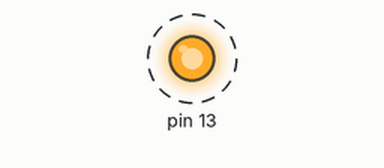
Recording of a sketch running on a simulated Arduino Uno, built with avr-gcc and run on an emulated ATmega328P. On the bench: output pins drawn as LEDs (lit = HIGH). Dashed ring = blinking. The modem accepts every AT command (registered, SIM ready, sends succeed) and sends nothing else; what the sketch prints to the serial monitor is not drawn.

Above: at 0.19 s.
Timing chart, 0 to 3.1 s (numbered marks = the images above):
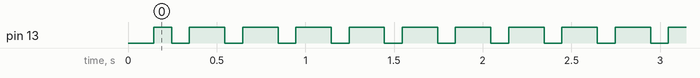

Measured:
- by itself, pin 13: alternates HIGH for 0.20 s and LOW for 0.10 s

The sketch:

esp8266WifiControl.ino
```cpp
//////////test code for esp8266 wifi
#include <SoftwareSerial.h>
SoftwareSerial espSerial(2, 3); // RX, TX
char OK[2]="";

/*
 * function to check if the config of the esp8266 succeeded
 * OO: i am a little unsure how this is supposed to work though
 */
void OK_config()
{
 while(1)
  {
   OK[0]=espSerial.read();
   if(OK[0]=='O')
     {
      OK[1]=espSerial.read();
      if(OK[1]=='K')
        {
        break;
        }
     }
   delay(20);
   }
}
/*
 * set up the wifi module (esp8266)
 */
void esp8266_config()
{
  Serial.println("AT+RST");
  delay(100);
  espSerial.println("AT+RST");   //This will reset the wifi module. Its good practice to reset it before or after it has been programmed.
  OK_config();
  Serial.println("level 1:");
  //this should mention the firmware version installed on the ESP8266. (Optional)
  //@oomp: not sure this actually works at this point, maybe I should move it to the loop
  //espSerial.println("AT+GMR");
  //OK_config();
  Serial.println("2:");
  //mySerial.println("AT+CWLAP");   //This will detect the Access points and their signal strengths available in the area.
  //OK_config();
  Serial.println("3:");
  //espSerial.println("AT+CWJAP=\"Yellow Submarine\",\"@chterhoek!\"");   //This connects the ESP8266 to the specified SSID in the AT command mentioned in the previous code.
  espSerial.println("AT+CWJAP=\"Ip0ne\",\"Da!5h0gu\"");   //This connects the ESP8266 to the specified SSID in the AT command mentioned in the previous code.
  //OK_config();
  Serial.println("4:");
  //OK_config();
  Serial.println("5:");
  //espSerial.println("AT+CWMODE=1");   //set the mode
  //OK_config();
  Serial.println("6:");
  //espSerial.println("AT+RST");   //reset the esp
  //Serial.println("AT+RST");   //reset the esp
  //OK_config();
  //mySerial.println("AT+CWMODE_DEF=3");   //set the current Wi-Fi mode and save to Flash
  //OK_config();
 // espSerial.println("AT+CIPMUX=1");       //multiple connection   default port=333
  //OK_config();
  //espSerial.println("AT+CIPSERVER=1");    //build TCP Server

  //OK_config();

  espSerial.println("AT+CIFSR");   //This will display the ESP8266’s obtained IP address.
  Serial.println("Initialized the server!");

  digitalWrite(13,HIGH);
  //OK_config();                          //wait Client to send OK; access to Client
}
///////////////////////////////////////////////////////////////////////
void setup()
{
  Serial.begin(115200);
  espSerial.begin(115200);
  pinMode(13,OUTPUT);
  digitalWrite(13,LOW);
  /*
  * looks like this setup function is called only once, correctly
  */
  esp8266_config();
}

void loop()
{
    //http://www.martyncurrey.com/arduino-to-esp8266-serial-commincation/
   // listen for communication from the ESP8266 and then write it to the serial monitor
    if ( espSerial.available() )   {  Serial.write( espSerial.read() );  }

    // listen for user input and send it to the ESP8266
    if ( Serial.available() )       {  espSerial.write( Serial.read() );  }

 //mySerial.println("AT+CIPSEND=0,9");
 //espSerial.println("AT+CIFSR");
 //Serial.println("AT+CIFSR");
 //Serial.println(mySerial.println("AT+CIFSR"));
 delay(100);
 //espSerial.println("arduino");
 //Serial.println("arduino");
 digitalWrite(13,LOW);
 delay(100);
 digitalWrite(13,HIGH);
 delay(100);
}
```
